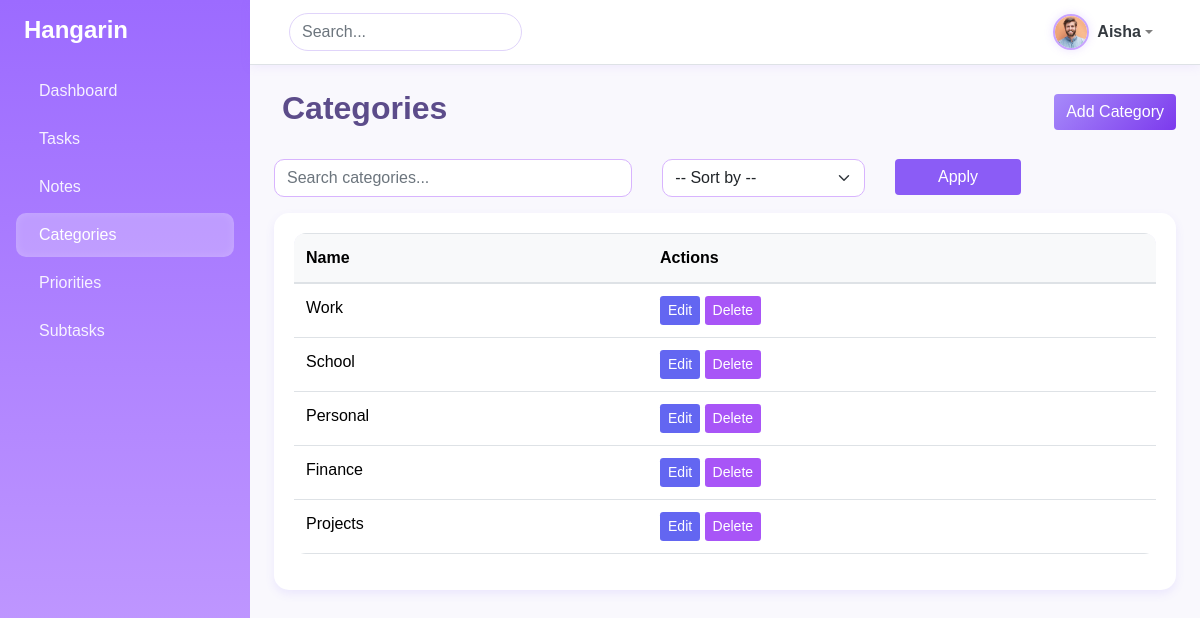
Page /categories/ (signed in) on the committed database.
### projectsite/task/models.py (models this page shows, shortened)
class BaseModel(models.Model):
    created_at = models.DateTimeField(auto_now_add=True)
    updated_at = models.DateTimeField(auto_now=True)
    class Meta:
        abstract = True

class Category(BaseModel):
    name = models.CharField(max_length=100)
    class Meta:
        verbose_name = "Category"
        verbose_name_plural = "Categories"

### projectsite/task/views.py (the view)
# urls.py: path('categories/', views.CategoryListView.as_view(), name='category-list'),
@method_decorator(login_required(login_url='/accounts/login/'), name='dispatch')
class CategoryListView(ListView):
    model = Category
    context_object_name = "categories"
    template_name = "category_list.html"
    paginate_by = 10
    def get_queryset(self):
        queryset = Category.objects.all()
        q = self.request.GET.get("q")
        sort = self.request.GET.get("sort")
        if q:
            queryset = queryset.filter(name__icontains=q)
        if sort == "name_asc":
            queryset = queryset.order_by("name")
        elif sort == "name_desc":
            queryset = queryset.order_by("-name")
        elif sort == "created_asc":
            queryset = queryset.order_by("created_at")
        elif sort == "created_desc":
            queryset = queryset.order_by("-created_at")
        return queryset

### projectsite/templates/category_list.html (shortened to what this page needs)
{% extends 'base.html' %}
{% block content %}
<div class="d-flex justify-content-between align-items-center mb-4">
    <h2 class="fw-bold">Categories</h2>
    <a href="{% url 'category-add' %}" class="btn btn-primary"> Add Category</a>
</div>
<form method="get" class="row g-2 mb-3">
    <div class="col-md-5">
        <input type="text" name="q" value="{{ request.GET.q }}" class="form-control" placeholder="Search categories...">
    </div>
    <div class="col-md-3">
        <select name="sort" class="form-select">
            <option value="">-- Sort by --</option>
        </select>
    </div>
    <div class="col-md-2">
        <button type="submit" class="btn btn-secondary w-100"> Apply</button>
    </div>
</form>
<div class="card">
    <div class="card-body table-responsive">
        <table class="table table-hover align-middle">
            <thead class="table-light">
                <tr>
                    <th>Name</th>
                    <th>Actions</th>
                </tr>
            </thead>
            <tbody>
                {% for category in categories %}
                <tr>
                    <td>{{ category.name }}</td>
                    <td>
                        <a href="{% url 'category-update' category.pk %}" class="btn btn-sm btn-warning">Edit</a>
                        <a href="{% url 'category-delete' category.pk %}" class="btn btn-sm btn-danger">Delete</a>
                    </td>
                </tr>
                {% empty %}
                <tr>
                    <td colspan="2" class="text-center text-muted">No categories yet.</td>
                </tr>
                {% endfor %}
            </tbody>
        </table>
    </div>
</div>
{% endblock %}

### projectsite/templates/base.html (shortened to what this page needs)
{% load socialaccount %}
{% load static %}
{% load pwa %}
<!DOCTYPE html>
<html lang="en">
<head>
    <link href="https://cdn.jsdelivr.net/npm/bootstrap@5.3.2/dist/css/bootstrap.min.css" rel="stylesheet">
    <link rel="stylesheet"
        href="https://cdnjs.cloudflare.com/ajax/libs/line-awesome/1.3.0/line-awesome/css/line-awesome.min.css" />
    <link rel="stylesheet" href="{% static 'css/bootstrap.min.css' %}" />
    <link rel="stylesheet" href="{% static 'css/style.css' %}">
</head>
<body>
    <div class="d-flex" id="wrapper">
        <div id="sidebar-wrapper" class="p-3 shadow-sm">
            <h4 class="fw-bold mb-4 d-flex align-items-center">
                Hangarin
            </h4>
            <ul class="nav flex-column">
                <li class="nav-item mb-1">
                    <a href="{% url 'dashboard' %}"
                        class="nav-link {% if request.resolver_match.url_name == 'dashboard' %}active{% endif %}">
                        Dashboard
                    </a>
                </li>
                <li class="nav-item mb-1">
                    <a href="{% url 'task-list' %}"
                        class="nav-link {% if request.resolver_match.url_name == 'task-list' %}active{% endif %}">
                        Tasks
                    </a>
                </li>
                <li class="nav-item mb-1">
                    <a href="{% url 'note-list' %}"
                        class="nav-link {% if request.resolver_match.url_name == 'note-list' %}active{% endif %}">
                        Notes
                    </a>
                </li>
                <li class="nav-item mb-1">
                    <a href="{% url 'category-list' %}"
                        class="nav-link {% if request.resolver_match.url_name == 'category-list' %}active{% endif %}">
                        Categories
                    </a>
                </li>
                <li class="nav-item mb-1">
                    <a href="{% url 'priority-list' %}"
                        class="nav-link {% if request.resolver_match.url_name == 'priority-list' %}active{% endif %}">
                        Priorities
                    </a>
                </li>
                <li class="nav-item mb-1">
                    <a href="{% url 'subtask-list' %}"
                        class="nav-link {% if request.resolver_match.url_name == 'subtask-list' %}active{% endif %}">
                        Subtasks
                    </a>
                </li>
            </ul>
        </div>
        <div id="page-content-wrapper" class="flex-grow-1">
            <nav class="navbar navbar-expand-lg navbar-light border-bottom px-4 sticky-top">
                <div class="container-fluid">
                    <form class="d-flex">
                        <input class="form-control me-2" type="search" placeholder="Search..." aria-label="Search">
                    </form>
                    <ul class="navbar-nav ms-auto align-items-center">
                        {% if request.user.is_authenticated %}
                        <li class="nav-item dropdown">
                            <a class="nav-link dropdown-toggle d-flex align-items-center" href="#" id="userDropdown"
                                role="button" data-bs-toggle="dropdown" aria-expanded="false">
                                <img src="{% static 'img/profile2.jpg' %}" alt="User" class="profile-pic me-2">
                                <span class="fw-semibold text-dark">{{ request.user.username }}</span>
                            </a>
                        </li>
                        {% else %}
                        <li class="nav-item">
                            <a href="{% url 'account_login' %}" class="btn btn-outline-primary btn-sm">Login</a>
                        </li>
                        {% endif %}
                    </ul>
                </div>
            </nav>
            <main class="p-4">
                {% block content %}{% endblock %}
            </main>
        </div>
    </div>
</body>
</html>

### projectsite/static/css/style.css (style rules this page uses)
body { font-family: 'Poppins', sans-serif; }
.card { border-radius: 15px; }
.table { border-radius: 12px; overflow: hidden; }
#sidebar-wrapper { width: 250px; min-height: 100vh; background: linear-gradient(180deg, #007bff 0%, #0056b3 100%); color: white; transition: all 0.3s; }
#sidebar-wrapper .nav-link { color: rgba(255, 255, 255, 0.9); border-radius: 8px; padding: 10px 15px; transition: all 0.3s ease; }
#sidebar-wrapper .nav-link:hover, #sidebar-wrapper .nav-link.active { background-color: rgba(255, 255, 255, 0.15); color: #fff; }
.navbar { height: 65px; background-color: #ffffff !important; }
.navbar .form-control { border-radius: 30px; }
main { min-height: calc(100vh - 65px); background-color: #f8f9fc; }

### projectsite/templates/base.html (style rules this page uses)
:root { --lilac-light: #f5ecff; --lilac: #c8a2ff; --lilac-dark: #9c6bff; --white: #ffffff; --gray-light: #f9f8fd; --text-dark: #3c2a4d; --text-muted: #7a6b8d; }
body { background: var(--gray-light); font-family: 'Poppins', sans-serif; color: var(--text-dark); }
#sidebar-wrapper { width: 250px; min-height: 100vh; background: linear-gradient(180deg, var(--lilac-dark) 0%, var(--lilac) 100%); color: white; transition: all 0.3s; box-shadow: 2px 0 15px rgba(156, 107, 255, 0.15); }
#sidebar-wrapper h4 { font-weight: 700; color: #fff; }
#sidebar-wrapper .nav-link { color: rgba(255, 255, 255, 0.9); border-radius: 10px; padding: 10px 15px; transition: all 0.3s ease; font-weight: 500; }
#sidebar-wrapper .nav-link:hover, #sidebar-wrapper .nav-link.active { background: rgba(255, 255, 255, 0.25); color: #fff; box-shadow: inset 0 0 10px rgba(255, 255, 255, 0.15); }
.navbar { height: 65px; background-color: var(--white) !important; box-shadow: 0 2px 10px rgba(156, 107, 255, 0.1); }
.navbar .form-control { border-radius: 25px; border: 1px solid #e0d4fa; transition: all 0.3s ease; }
main { min-height: calc(100vh - 65px); background-color: var(--gray-light); }
.profile-pic { width: 36px; height: 36px; border-radius: 50%; object-fit: cover; border: 2px solid var(--lilac); box-shadow: 0 0 10px rgba(156, 107, 255, 0.2); }

### projectsite/templates/category_list.html (style rules this page uses)
body { background-color: #f9f7fc; color: #4b3b73; }
h2 { color: #5c4c8a; }
.btn-primary { background: linear-gradient(135deg, #a78bfa, #7c3aed); border: none; color: white; font-weight: 500; transition: 0.3s ease; }
.btn-secondary { background: #8b5cf6; border: none; color: #fff; transition: 0.3s ease; }
.card { border: none; border-radius: 15px; box-shadow: 0 4px 10px rgba(120, 87, 255, 0.1); background-color: #fff; }
.table thead { background-color: #ede9fe; color: #4c1d95; }
.btn-warning { background-color: #6366f1 !important; border: none; color: #fff !important; }
.btn-danger { background-color: #a855f7 !important; border: none; }
.form-control, .form-select { border-radius: 10px; border: 1px solid #d8b4fe; }

### rows in the picture
Category: name "Work"
Category: name "School"
Category: name "Personal"
Category: name "Finance"
Category: name "Projects"

### other values in the picture
{{ request.user.username }} "Aisha"
